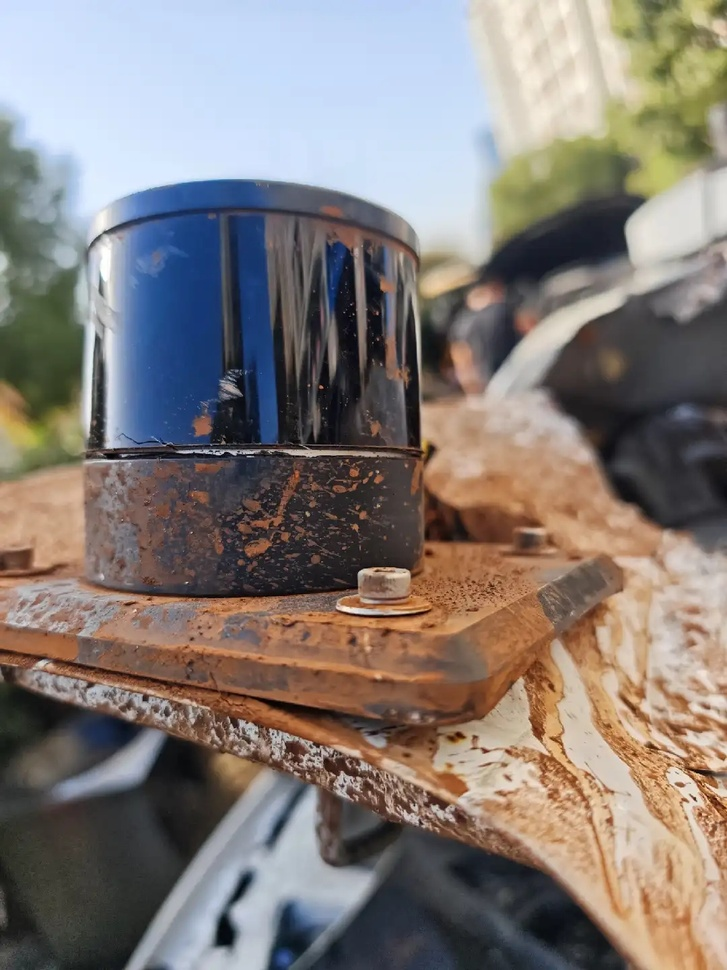
#> input picture py_script/CV2/potor/20251201-141230.jpg, 727 x 970 px, shrunk from 1080 x 1440 before the run, found by its file name
$ python new_diff.py   (older library calls are emulated)
#> lines starting #> are read from the running program, lines starting #| are printed output that depends on the picture; after the words box and inside, x2 and y2 are one past the last pixel; in counts of white or black regions, pixels touching at a corner belong together
import cv2
import numpy as np

class SensorInstallationAngleDetector:
    def __init__(self):
        # 针对传感器安装面的颜色范围（通常是金属或深色）
        self.installation_surface_color = {
            'lower': np.array([0, 0, 0]),      # 黑色/深色安装面
            'upper': np.array([180, 100, 100])  # 调整这个值
        }

        # 安装面通常是直线边缘，所以重点检测直线
        self.min_line_length = 50  # 最小直线长度
        self.max_line_gap = 10     # 最大线段间隙

    def detect_installation_angle(self, image_path, expected_angle=90, debug=False):
        """
        专门检测传感器安装角度
        """
#> called with expected_angle = 90, debug = True
        # 1. 读取图像
        img = cv2.imread(image_path)
#> img is the input picture: shape (970, 727, 3); mean B, G, R 119.5, 124.1, 132.3
        if img is None:
            print("无法读取图像")
            return None

        if debug:
            cv2.imwrite("0_original.jpg", img)

        # 2. 提取安装面区域（ROI）
        roi_img, roi_coords = self._extract_installation_roi(img, debug)

        # 3. 增强安装面边缘
        enhanced_edges = self._enhance_installation_edges(roi_img, debug)

        # 4. 检测安装面直线
        installation_lines = self._detect_installation_lines(enhanced_edges, debug)

        # 5. 计算安装角度
        angle = self._calculate_installation_angle(installation_lines, expected_angle)

        # 6. 可视化结果
        if angle is not None and debug:
            self._visualize_installation_angle(img, roi_coords, installation_lines, angle)

        return angle

    def _extract_installation_roi(self, img, debug=False):
        """
        提取传感器安装面区域（ROI）
        安装面通常在传感器底部或侧面
        """
#> called with debug = True
        height, width = img.shape[:2]

        # 方法1：手动指定ROI（根据你的图像调整）
        # 安装面通常在图像下半部分
        roi_y_start = int(height * 0.6)  # 从60%高度开始
        roi_y_end = height - 20          # 到底部留20像素
        roi_x_start = int(width * 0.3)   # 从30%宽度开始
        roi_x_end = int(width * 0.7)     # 到70%宽度结束

        # 方法2：自动检测安装面区域
        # 安装面通常是深色区域
        gray = cv2.cvtColor(img, cv2.COLOR_BGR2GRAY)
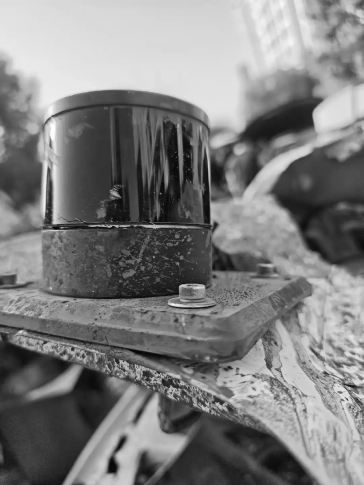
#> gray: shape (970, 727) (shown at 1/2 size); min 1, max 255, mean 126
        _, binary = cv2.threshold(gray, 100, 255, cv2.THRESH_BINARY_INV)
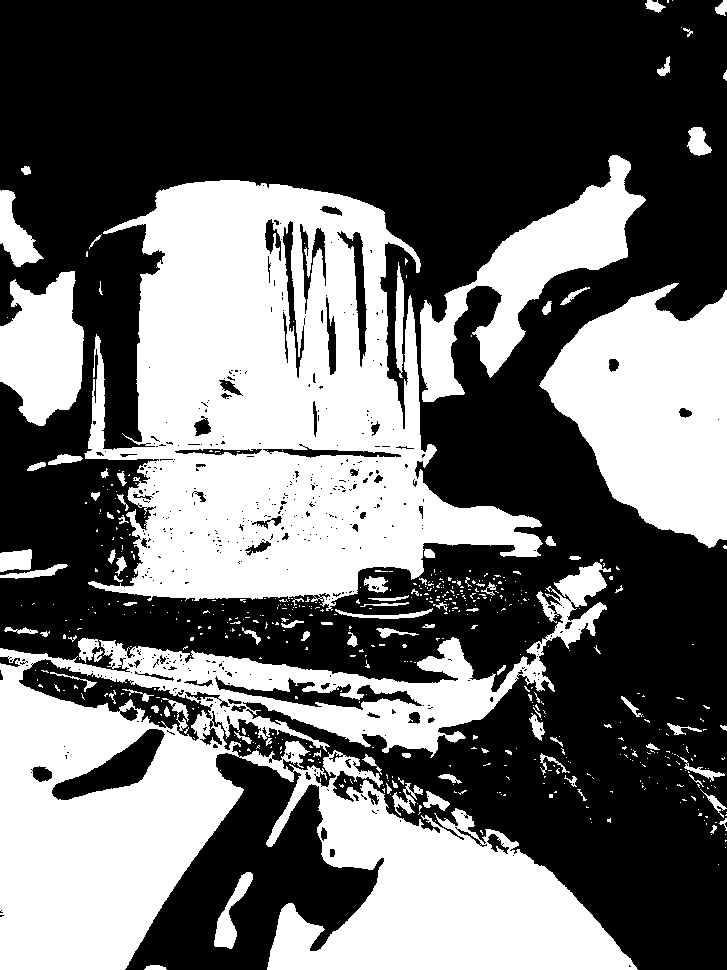
#> binary: shape (970, 727); 41.3% white; 555 white regions (459 under 20 px)

        # 查找轮廓
        contours, _ = cv2.findContours(binary, cv2.RETR_EXTERNAL, cv2.CHAIN_APPROX_SIMPLE)
#> contours = 511 contours, 449 with area under 20; largest, box (x1, y1, x2, y2) and area: (0, 562, 638, 970) 123062, (84, 180, 543, 611) 112694, (539, 283, 727, 548) 31872, (420, 155, 646, 402) 15748, (0, 271, 84, 426) 8982

        if contours:
            # 找到最大的深色区域
            largest_contour = max(contours, key=cv2.contourArea)
#> largest_contour = contour of 2789 points, box (x1, y1, x2, y2) (0, 562, 638, 970), area 123062
            x, y, w, h = cv2.boundingRect(largest_contour)
#> x = 0; y = 562; w = 638; h = 408

            # 调整ROI为区域底部（安装面通常在底部）
            roi_y_start = y + h - 50  # 取底部50像素
#> roi_y_start = 920
            roi_y_end = y + h
#> roi_y_end = 970
            roi_x_start = x
#> roi_x_start = 0
            roi_x_end = x + w
#> roi_x_end = 638

        roi = img[roi_y_start:roi_y_end, roi_x_start:roi_x_end]
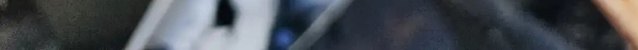
#> roi: shape (50, 638, 3); mean B, G, R 82.8, 76.6, 71.7
        roi_coords = (roi_x_start, roi_y_start, roi_x_end, roi_y_end)
#> roi_coords = (0, 920, 638, 970)

        if debug:
            cv2.imwrite("1_roi_extracted.jpg", roi)
            print(f"ROI坐标: {roi_coords}")
#| ROI坐标: (0, 920, 638, 970)

        return roi, roi_coords

    def _enhance_installation_edges(self, roi_img, debug=False):
        """
        增强安装面边缘
        """
#> called with debug = True
        # 转换为灰度
        gray = cv2.cvtColor(roi_img, cv2.COLOR_BGR2GRAY)
#> gray: shape (50, 638)

        # 方法1：使用Sobel算子增强水平/垂直边缘
        sobelx = cv2.Sobel(gray, cv2.CV_64F, 1, 0, ksize=3)
        sobely = cv2.Sobel(gray, cv2.CV_64F, 0, 1, ksize=3)

        # 计算梯度幅值
        gradient_magnitude = np.sqrt(sobelx**2 + sobely**2)
        gradient_magnitude = np.uint8(np.clip(gradient_magnitude, 0, 255))

        # 方法2：使用Canny边缘检测
        edges = cv2.Canny(gray, 50, 150)
#> edges: shape (50, 638); 1.8% white in thin lines or dots

        # 方法3：结合两种方法
        combined = cv2.bitwise_or(edges, gradient_magnitude)

        # 形态学操作增强直线
        kernel_horizontal = np.ones((1, 15), np.uint8)  # 水平核
        kernel_vertical = np.ones((15, 1), np.uint8)    # 垂直核

        enhanced_horizontal = cv2.morphologyEx(combined, cv2.MORPH_CLOSE, kernel_horizontal)
        enhanced_vertical = cv2.morphologyEx(combined, cv2.MORPH_CLOSE, kernel_vertical)

        final_enhanced = cv2.bitwise_or(enhanced_horizontal, enhanced_vertical)
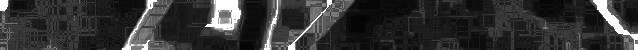
#> final_enhanced: shape (50, 638); min 4, max 255, mean 51.8

        if debug:
            cv2.imwrite("2_gray.jpg", gray)
            cv2.imwrite("3_edges.jpg", edges)
            cv2.imwrite("4_gradient.jpg", gradient_magnitude)
            cv2.imwrite("5_enhanced.jpg", final_enhanced)

        return final_enhanced

    def _detect_installation_lines(self, edges, debug=False):
        """
        检测安装面直线
        """
#> called with debug = True
        # 使用概率霍夫变换检测长直线
        lines = cv2.HoughLinesP(edges,
                               rho=1,
                               theta=np.pi/180,
                               threshold=50,
                               minLineLength=self.min_line_length,
                               maxLineGap=self.max_line_gap)
#> lines = 61 rows, first 6: [0, 12, 637, 1], [0, 41, 637, 7], [19, 49, 637, 17], [0, 13, 637, 2], [0, 16, 637, 5], [50, 49, 637, 29]

        if lines is None:
            return []

        # 过滤和排序直线
        filtered_lines = []
        for line in lines:
            x1, y1, x2, y2 = line[0]

            # 计算直线长度
            length = np.sqrt((x2 - x1)**2 + (y2 - y1)**2)

            # 计算角度
            angle = np.degrees(np.arctan2(y2 - y1, x2 - x1))

            # 只保留接近水平或垂直的直线（安装面通常是水平或垂直的）
            if abs(angle) < 30 or abs(angle - 90) < 30 or abs(angle + 90) < 30:
                filtered_lines.append({
                    'points': (x1, y1, x2, y2),
                    'length': length,
                    'angle': angle
                })
#> this loop made 61 passes
#> (x1, y1, x2, y2, length, angle) on passes 1 to 8: (0, 12, 637, 1, 637.1, -0.989), (0, 41, 637, 7, 637.9, -3.06), (19, 49, 637, 17, 618.8, -2.96), (0, 13, 637, 2, 637.1, -0.989), (0, 16, 637, 5, 637.1, -0.989), (50, 49, 637, 29, 587.3, -1.95), (0, 43, 637, 9, 637.9, -3.06), (0, 44, 637, 11, 637.9, -2.97)
#> after the loop, filtered_lines = 61 items

        # 按长度排序
        filtered_lines.sort(key=lambda x: x['length'], reverse=True)

        if debug:
            print(f"检测到 {len(filtered_lines)} 条安装面直线")
#| 检测到 61 条安装面直线
            for i, line in enumerate(filtered_lines[:5]):  # 显示前5条最长的
                print(f"  直线{i+1}: 角度={line['angle']:.1f}°, 长度={line['length']:.1f}")
#> this loop made 5 passes
#> (printed output is left out)

        return filtered_lines

    def _calculate_installation_angle(self, lines, expected_angle):
        """
        计算安装角度
        """
#> called with expected_angle = 90
        if not lines:
            return None

        # 方法1：使用最长的直线
        longest_line = lines[0]
#> longest_line = {'points': (0, 41, 637, 7), 'length': 637.9, 'angle': -3.06}
        angle = longest_line['angle']
#> angle = -3.06

        # 调整角度到0-90度范围
        if angle < 0:
            angle = 180 + angle
#> angle = 176.9

        if angle > 90:
            angle = angle - 90
#> angle = 86.94

        # 方法2：使用所有直线的加权平均（长度作为权重）
        angles = []
        weights = []

        for line in lines[:5]:  # 使用前5条最长的直线
            raw_angle = line['angle']

            # 调整角度
            if raw_angle < 0:
                raw_angle = 180 + raw_angle

            if raw_angle > 90:
                raw_angle = raw_angle - 90

            angles.append(raw_angle)
            weights.append(line['length'])
#> this loop made 5 passes
#> after the loop, angles = [86.94, 86.94, 86.94, 86.94, 86.94]; weights = [637.9, 637.9, 637.9, 637.9, 637.9]

        # 计算加权平均
        if len(angles) > 1:
            weighted_angle = np.average(angles, weights=weights)
#> weighted_angle = 86.94
            # 使用加权平均和最长直线的平均值
            angle = (angle + weighted_angle) / 2

        return angle

    def _visualize_installation_angle(self, img, roi_coords, lines, angle):
        """
        可视化安装角度检测结果
        """
#> called with roi_coords = (0, 920, 638, 970), angle = 86.94
        result_img = img.copy()
        roi_x1, roi_y1, roi_x2, roi_y2 = roi_coords
#> roi_x1 = 0; roi_y1 = 920; roi_x2 = 638; roi_y2 = 970

        # 绘制ROI区域
        cv2.rectangle(result_img, (roi_x1, roi_y1), (roi_x2, roi_y2), (255, 0, 0), 2)
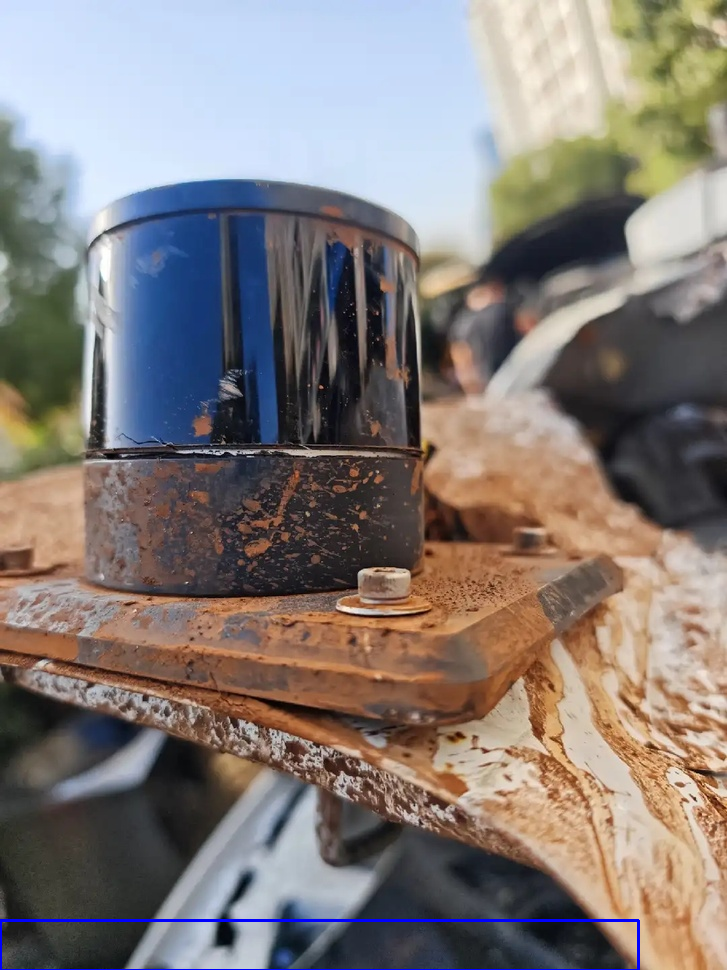
#> result_img: shape (970, 727, 3); 0.4% of pixels changed, all inside (x1, y1, x2, y2) = (0, 919, 640, 970)

        # 绘制检测到的直线
        for i, line in enumerate(lines[:3]):  # 绘制前3条最长的直线
            x1, y1, x2, y2 = line['points']
            # 将ROI坐标转换为图像坐标
            x1_img, y1_img = x1 + roi_x1, y1 + roi_y1
            x2_img, y2_img = x2 + roi_x1, y2 + roi_y1

            color = (0, 255, 0) if i == 0 else (0, 255, 255)  # 第一条绿色，其他黄色
            cv2.line(result_img, (x1_img, y1_img), (x2_img, y2_img), color, 2)
#> this loop made 3 passes
#> (line, y1, y2, y1_img, y2_img, color) on passes 1 to 2: ({'points': (0, 41, 637, 7), 'length': 637.9, 'angle': -3.06}, 41, 7, 961, 927, (0, 255, 0)), ({'points': (0, 43, 637, 9), 'length': 637.9, 'angle': -3.06}, 43, 9, 963, 929, (0, 255, 255))
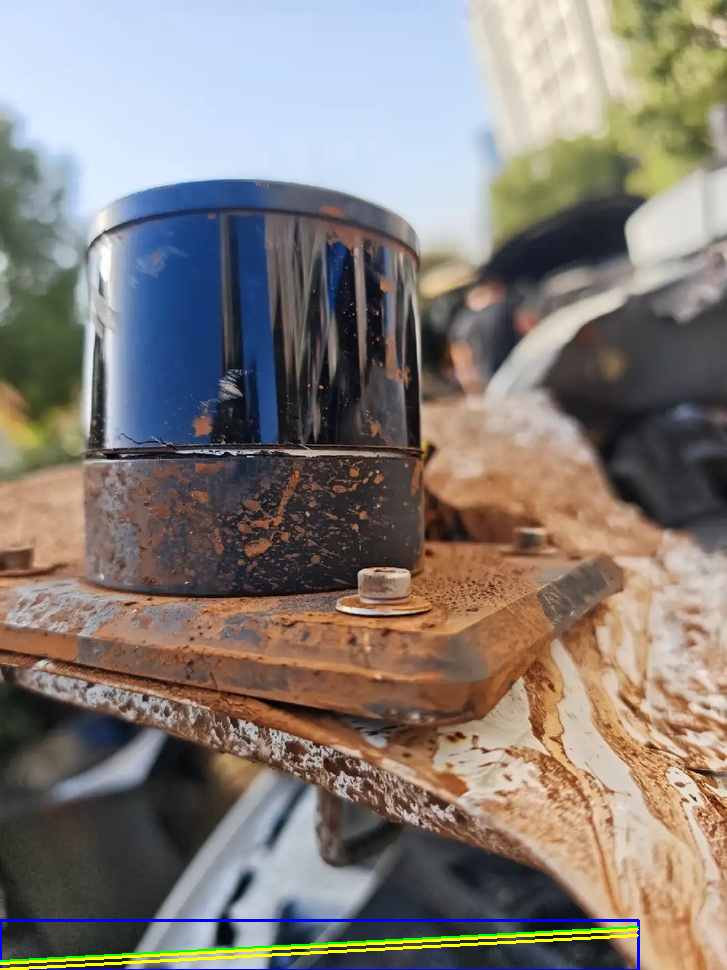
#> result_img: shape (970, 727, 3); 0.72% of pixels changed, all inside (x1, y1, x2, y2) = (0, 926, 639, 970)

        # 绘制角度文本
        height, width = img.shape[:2]
        text = f"install angle is : {angle:.1f} *"
#> text = 'install angle is : 86.9 *'
        cv2.putText(result_img, text, (50, 50),
                   cv2.FONT_HERSHEY_SIMPLEX, 1, (0, 0, 255), 2)

        # 绘制角度参考线
        center_x, center_y = width // 2, height // 2
        length = min(width, height) // 4

        # 检测到的角度线（绿色）
        angle_rad = np.radians(angle)
#> angle_rad = 1.52
        end_x = int(center_x + length * np.cos(angle_rad))
#> end_x = 372
        end_y = int(center_y - length * np.sin(angle_rad))  # 注意：图像y轴向下
#> end_y = 304
        cv2.line(result_img, (center_x, center_y), (end_x, end_y), (0, 255, 0), 3)

        # 期望角度线（蓝色）
        expected_rad = np.radians(90)
        end_x_exp = int(center_x + length * np.cos(expected_rad))
        end_y_exp = int(center_y - length * np.sin(expected_rad))
        cv2.line(result_img, (center_x, center_y), (end_x_exp, end_y_exp), (255, 0, 0), 2)

        # 角度差
        angle_diff = abs(angle - 90)
#> angle_diff = 3.06
        diff_text = f"diff angle {angle_diff:.1f} *"
#> diff_text = 'diff angle 3.1 *'
        cv2.putText(result_img, diff_text, (50, 100),
                   cv2.FONT_HERSHEY_SIMPLEX, 1, (0, 0, 255), 2)
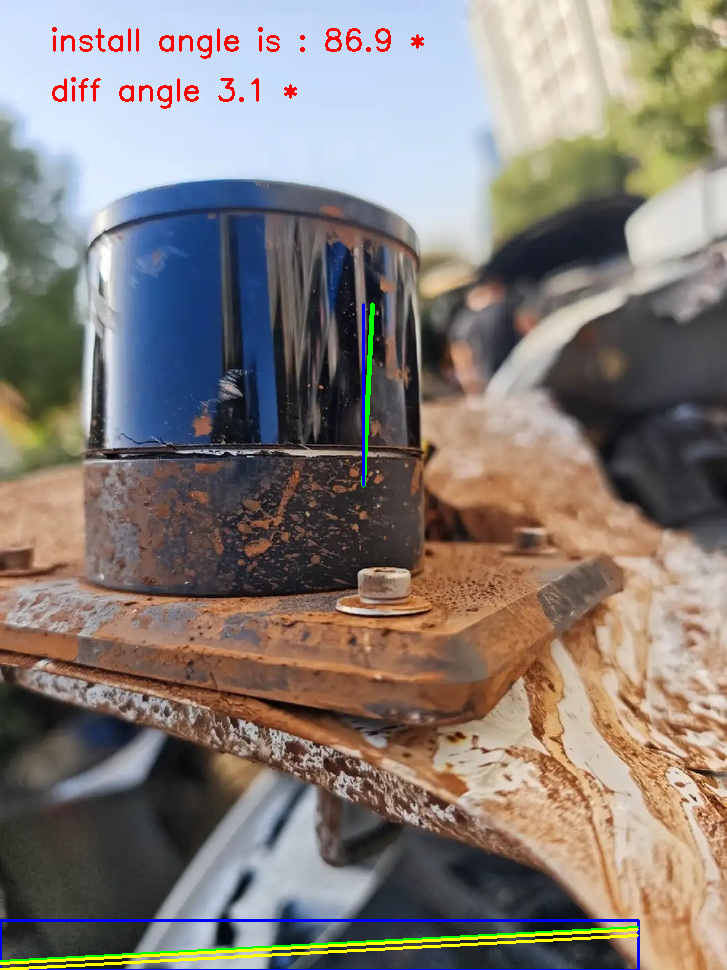
#> result_img: shape (970, 727, 3); mean B, G, R 118.3, 124, 133

        cv2.imwrite("installation_angle_result.jpg", result_img)
        print(f"结果已保存为 installation_angle_result.jpg")

# 使用示例
detector = SensorInstallationAngleDetector()

# 检测安装角度
angle = detector.detect_installation_angle(
    image_path='/root/work/py_script/CV2/potor/20251201-141230.jpg',
    expected_angle=90,
    debug=True  # 开启调试模式
)
#> angle = 86.94

if angle is not None:
    print(f"\n=== 检测结果 ===")
    print(f"传感器安装角度: {angle:.2f}°")
#| 传感器安装角度: 86.94°

    # 判断是否合格
    expected = 90
    tolerance = 1

    deviation = abs(angle - expected)
#> deviation = 3.06
    if deviation > tolerance:
        print(f"❌ 不合格！偏差: {deviation:.2f}° (允许: ±{tolerance}°)")
#| ❌ 不合格！偏差: 3.06° (允许: ±1°)
    else:
        print(f"✅ 合格！偏差: {deviation:.2f}°")
else:
    print("无法检测到安装角度")
